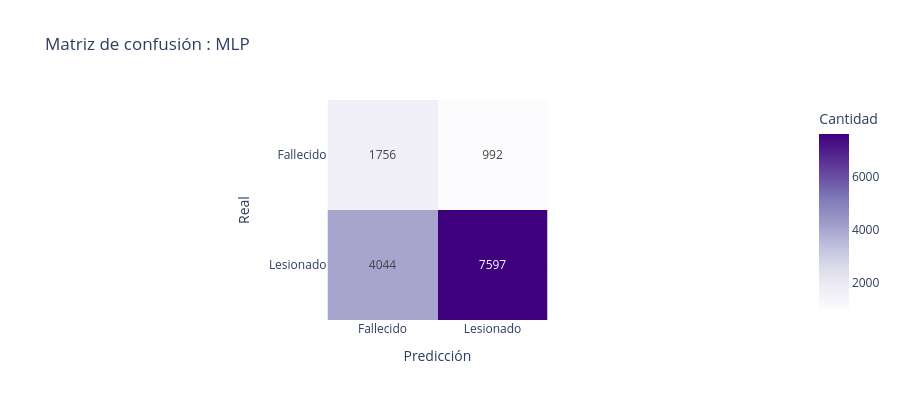

The cell this chart's notebook holds for it:
### Code cell
# -- Matriz de confusión ----------------------------------------------
fig_cm = px.imshow(
    cm,
    labels=dict(x='Predicción', y='Real', color='Cantidad'),
    x=['Fallecido', 'Lesionado'],
    y=['Fallecido', 'Lesionado'],
    text_auto=True,
    color_continuous_scale='Purples',
    title='Matriz de confusión : MLP'
)
fig_cm.update_layout(height=400, template='plotly_white')
fig_cm.show()

### Figure 1 — Plotly figure (JSON) as saved in the notebook; plotly's stock layout.template omitted (floating-point values rounded to 4 significant figures)
{"data": [{"coloraxis": "coloraxis", "hovertemplate": "Predicción: %{x}<br>Real: %{y}<br>Cantidad: %{z}<extra></extra>", "name": "0", "texttemplate": "%{z}", "type": "heatmap", "x": ["Fallecido", "Lesionado"], "xaxis": "x", "y": ["Fallecido", "Lesionado"], "yaxis": "y", "z": [[1756, 992], [4044, 7597]]}], "layout": {"coloraxis": {"colorbar": {"title": {"text": "Cantidad"}}, "colorscale": [[0, "rgb(252,251,253)"], [0.125, "rgb(239,237,245)"], [0.25, "rgb(218,218,235)"], [0.375, "rgb(188,189,220)"], [0.5, "rgb(158,154,200)"], [0.625, "rgb(128,125,186)"], [0.75, "rgb(106,81,163)"], [0.875, "rgb(84,39,143)"], [1, "rgb(63,0,125)"]]}, "height": 400, "title": {"text": "Matriz de confusión : MLP"}, "xaxis": {"anchor": "y", "constrain": "domain", "domain": [0, 1], "scaleanchor": "y", "title": {"text": "Predicción"}}, "yaxis": {"anchor": "x", "autorange": "reversed", "constrain": "domain", "domain": [0, 1], "title": {"text": "Real"}}}}
